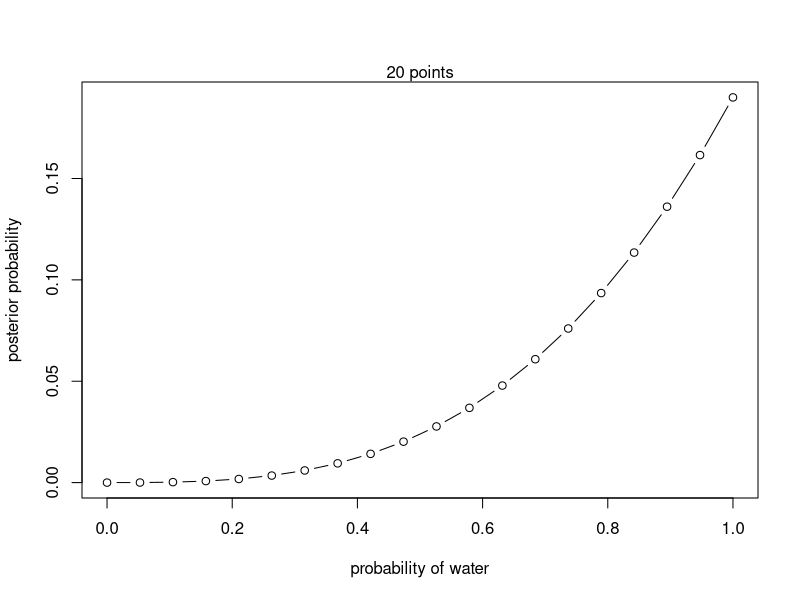
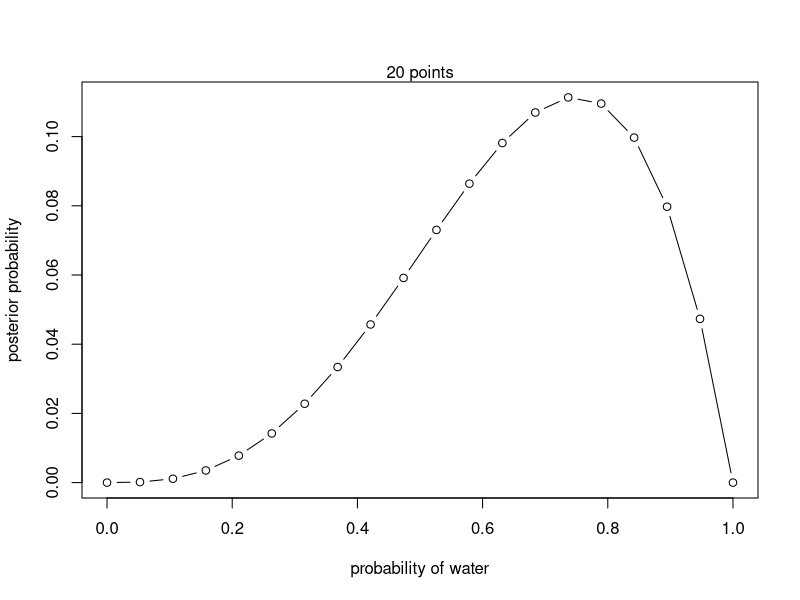
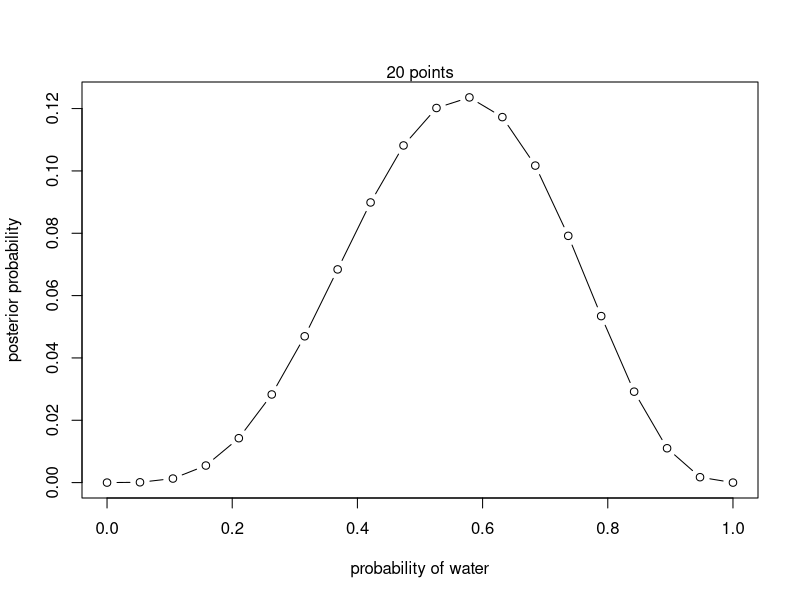
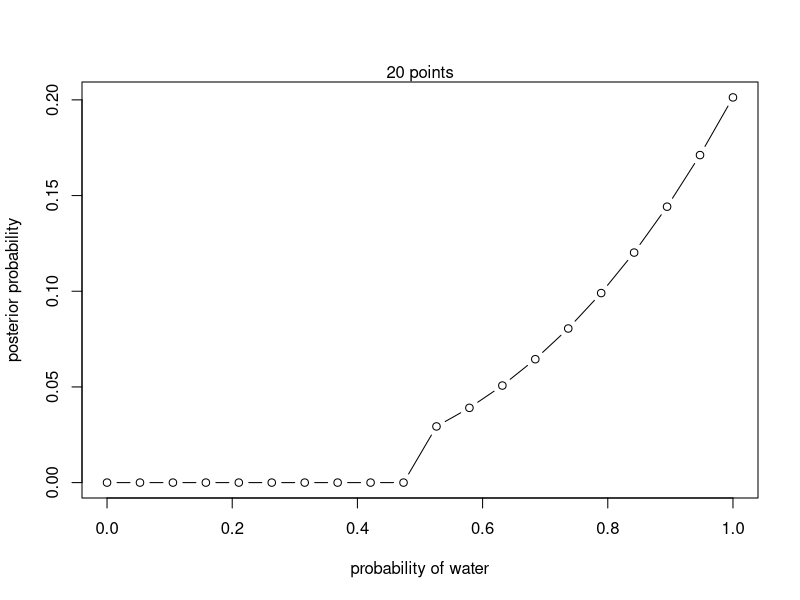
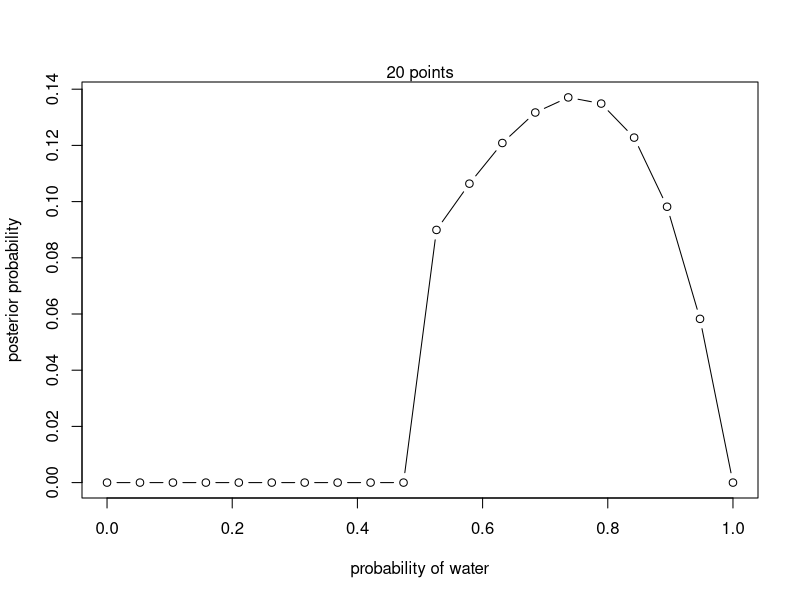
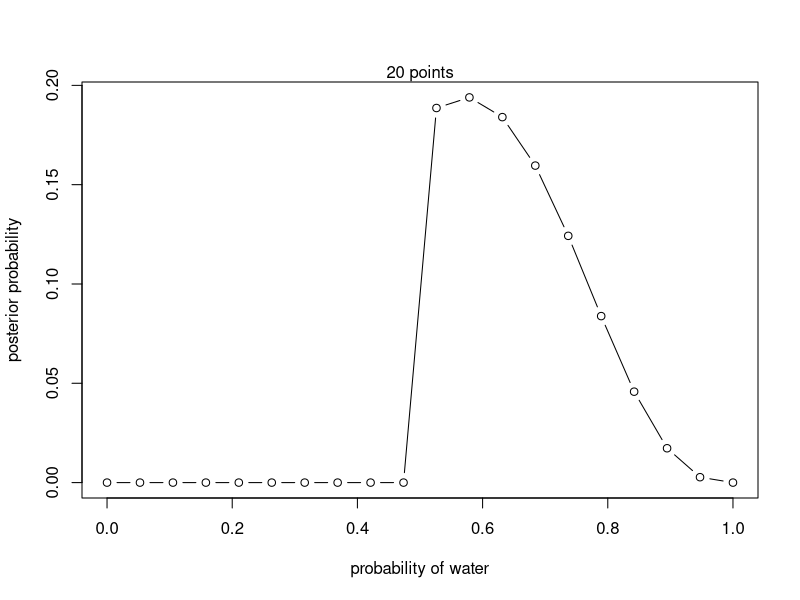

The R source for these figures, in order:
## ---- chunk 1
# grid approximation with uniform prior

gridApprox <- function(x, n, iterLength){
  # define grid
  p_grid <- seq(from=0 , to=1 , length.out= iterLength)
  
  # define prior
  prior <- rep(1 , iterLength)
  
  # compute likelihood at each value in grid
  likelihood <- dbinom(x , size=n , prob=p_grid)
  
  # compute product of likelihood and prior
  unstd.posterior <- likelihood * prior
  
  # standardize the posterior, so it sums to 1
  posterior <- unstd.posterior / sum(unstd.posterior)
  
  plot( p_grid , posterior , type="b" ,
      xlab="probability of water" , ylab="posterior probability" )
  mtext(paste(iterLength, "points"))
} 

# Case 1: 3 successes with 3 trials
gridApprox(3, 3, 20)

# Case 2: 3 successes with 4 trials
gridApprox(3, 4, 20)

# Case 3: 3 successes with 7 trials
gridApprox(4, 7, 20)
## ---- chunk 2

gridApprox2 <- function(x, n, iterLength){
  # define grid
  p_grid <- seq(from=0 , to=1 , length.out= iterLength)
  
  # prior is 0 when p < 0.5 and equal to a positive constant otherwise.
  prior2 <- ifelse(p_grid < 0.5, 0, 5)
  
  # compute likelihood at each value in grid
  likelihood <- dbinom(x , size=n , prob=p_grid)
  
  # compute product of likelihood and prior
  unstd.posterior <- likelihood * prior2
  
  # standardize the posterior, so it sums to 1
  posterior <- unstd.posterior / sum(unstd.posterior)
  
  plot( p_grid , posterior , type="b" ,
      xlab="probability of water" , ylab="posterior probability" )
  mtext(paste(iterLength, "points"))
} 

# Case 1: 3 successes with 3 trials
gridApprox2(3, 3, 20)

# Case 2: 3 successes with 4 trials
gridApprox2(3, 4, 20)

# Case 3: 3 successes with 7 trials
gridApprox2(4, 7, 20)

